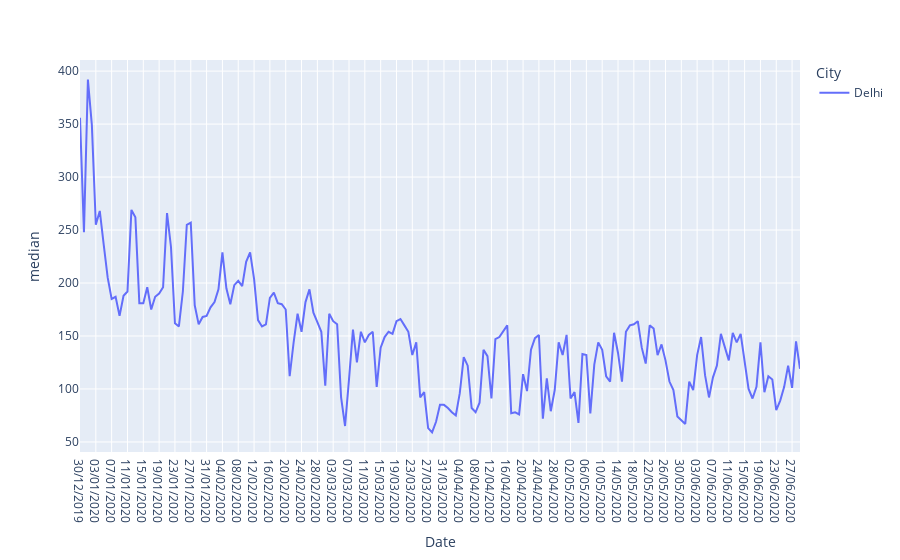

Notebook code for this chart:
### Code cell
fig=px.line(df,x='Date',y='median',color='City')
fig.show()

### Figure 1 — Plotly figure (JSON) as saved in the notebook; plotly's stock layout.template omitted (floating-point values rounded to 4 significant figures; data arrays with more than 128 entries replaced by an {"elided": "..."} marker saying what was removed)
{"data": [{"hovertemplate": "City=Delhi<br>Date=%{x}<br>median=%{y}<extra></extra>", "legendgroup": "Delhi", "line": {"color": "#636efa", "dash": "solid"}, "mode": "lines", "name": "Delhi", "orientation": "v", "showlegend": true, "type": "scatter", "x": {"elided": "183 str values"}, "xaxis": "x", "y": {"elided": "183 int values"}, "yaxis": "y"}], "layout": {"legend": {"title": {"text": "City"}, "tracegroupgap": 0}, "margin": {"t": 60}, "xaxis": {"anchor": "y", "domain": [0, 1], "title": {"text": "Date"}}, "yaxis": {"anchor": "x", "domain": [0, 1], "title": {"text": "median"}}}}
